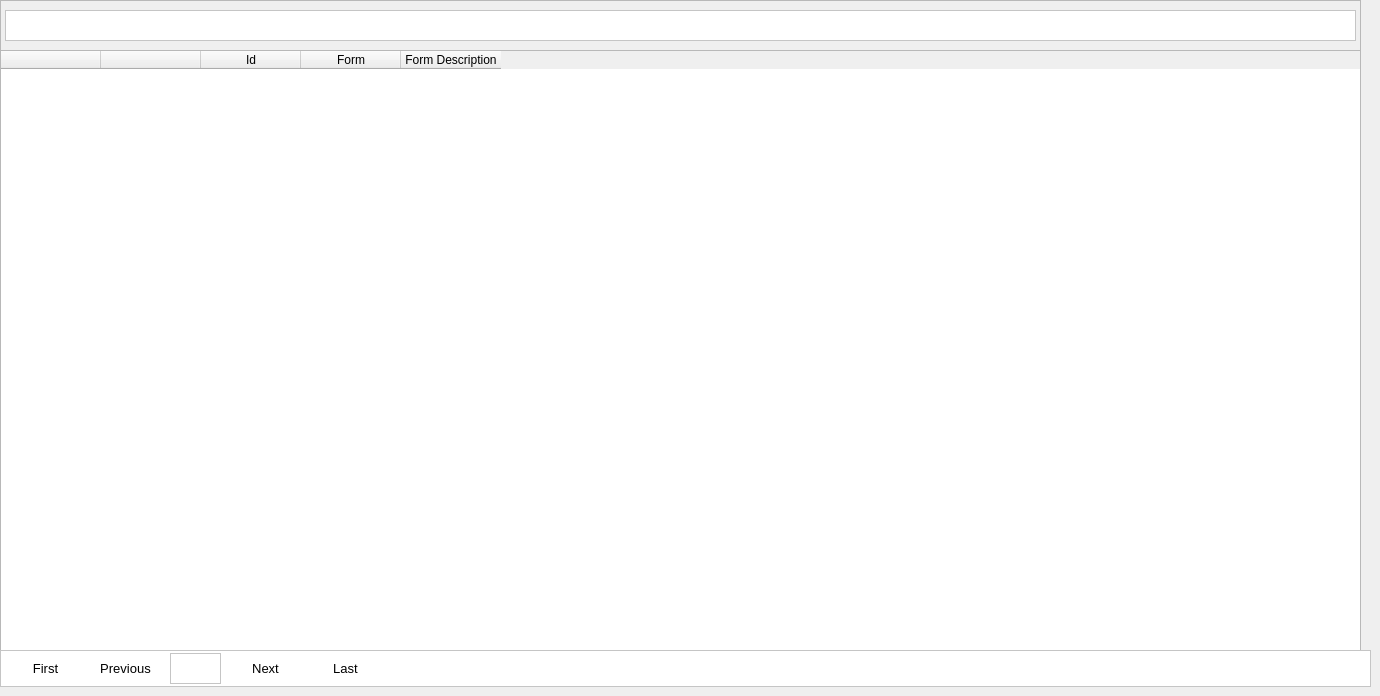
    <widget class="QWidget" name="tabForm">
     <attribute name="title">
      <string>Form</string>
     </attribute>
     <widget class="QFrame" name="frame_19">
      <property name="geometry">
       <rect>
        <x>0</x>
        <y>0</y>
        <width>1361</width>
        <height>651</height>
       </rect>
      </property>
      <property name="frameShape">
       <enum>QFrame::StyledPanel</enum>
      </property>
      <property name="frameShadow">
       <enum>QFrame::Raised</enum>
      </property>
      <widget class="QTableWidget" name="tableWidgetForm">
       <property name="geometry">
        <rect>
         <x>0</x>
         <y>50</y>
         <width>1361</width>
         <height>601</height>
        </rect>
       </property>
       <property name="minimumSize">
        <size>
         <width>1361</width>
         <height>0</height>
        </size>
       </property>
       <column>
        <property name="text">
         <string/>
        </property>
       </column>
       <column>
        <property name="text">
         <string/>
        </property>
       </column>
       <column>
        <property name="text">
         <string>Id</string>
        </property>
       </column>
       <column>
        <property name="text">
         <string>Form</string>
        </property>
       </column>
       <column>
        <property name="text">
         <string>Form Description</string>
        </property>
       </column>
      </widget>
      <widget class="QTextEdit" name="textEditFormFilter">
       <property name="geometry">
        <rect>
         <x>5</x>
         <y>10</y>
         <width>1351</width>
         <height>31</height>
        </rect>
       </property>
       <property name="font">
        <font>
         <family>Segoe UI</family>
         <pointsize>10</pointsize>
        </font>
       </property>
       <property name="styleSheet">
        <string notr="true">background-color: rgb(255, 255, 255);
color: rgb(0, 0, 0);</string>
       </property>
      </widget>
     </widget>
     <widget class="QFrame" name="frame_20">
      <property name="geometry">
       <rect>
        <x>0</x>
        <y>650</y>
        <width>1371</width>
        <height>37</height>
       </rect>
      </property>
      <property name="styleSheet">
       <string notr="true">background-color: rgb(255, 255, 255);
color: rgb(255, 255, 255);</string>
      </property>
      <property name="frameShape">
       <enum>QFrame::StyledPanel</enum>
      </property>
      <property name="frameShadow">
       <enum>QFrame::Raised</enum>
      </property>
      <widget class="QPushButton" name="pushButtonFormFirst">
       <property name="geometry">
        <rect>
         <x>10</x>
         <y>0</y>
         <width>71</width>
         <height>37</height>
        </rect>
       </property>
       <property name="font">
        <font>
         <family>Segoe UI</family>
         <pointsize>10</pointsize>
        </font>
       </property>
       <property name="styleSheet">
        <string notr="true">color: rgb(0, 0, 0);</string>
       </property>
       <property name="text">
        <string>First</string>
       </property>
       <property name="flat">
        <bool>true</bool>
       </property>
      </widget>
      <widget class="QPushButton" name="pushButtonFormPrevious">
       <property name="geometry">
        <rect>
         <x>90</x>
         <y>0</y>
         <width>71</width>
         <height>37</height>
        </rect>
       </property>
       <property name="font">
        <font>
         <family>Segoe UI</family>
         <pointsize>10</pointsize>
        </font>
       </property>
       <property name="styleSheet">
        <string notr="true">color: rgb(0, 0, 0);</string>
       </property>
       <property name="text">
        <string>Previous</string>
       </property>
       <property name="flat">
        <bool>true</bool>
       </property>
      </widget>
      <widget class="QPushButton" name="pushButtonFormNext">
       <property name="geometry">
        <rect>
         <x>230</x>
         <y>0</y>
         <width>71</width>
         <height>37</height>
        </rect>
       </property>
       <property name="font">
        <font>
         <family>Segoe UI</family>
         <pointsize>10</pointsize>
        </font>
       </property>
       <property name="styleSheet">
        <string notr="true">color: rgb(0, 0, 0);</string>
       </property>
       <property name="text">
        <string>Next</string>
       </property>
       <property name="flat">
        <bool>true</bool>
       </property>
      </widget>
      <widget class="QPushButton" name="pushButtonFormLast">
       <property name="geometry">
        <rect>
         <x>310</x>
         <y>0</y>
         <width>71</width>
         <height>37</height>
        </rect>
       </property>
       <property name="font">
        <font>
         <family>Segoe UI</family>
         <pointsize>10</pointsize>
        </font>
       </property>
       <property name="styleSheet">
        <string notr="true">color: rgb(0, 0, 0);</string>
       </property>
       <property name="text">
        <string>Last</string>
       </property>
       <property name="flat">
        <bool>true</bool>
       </property>
      </widget>
      <widget class="QTextEdit" name="textEditPageFormNumber">
       <property name="geometry">
        <rect>
         <x>170</x>
         <y>3</y>
         <width>51</width>
         <height>31</height>
        </rect>
       </property>
       <property name="font">
        <font>
         <family>Segoe UI</family>
         <pointsize>10</pointsize>
        </font>
       </property>
       <property name="styleSheet">
        <string notr="true">color: rgb(0, 0, 0);</string>
       </property>
       <property name="readOnly">
        <bool>true</bool>
       </property>
      </widget>
     </widget>
    </widget>
